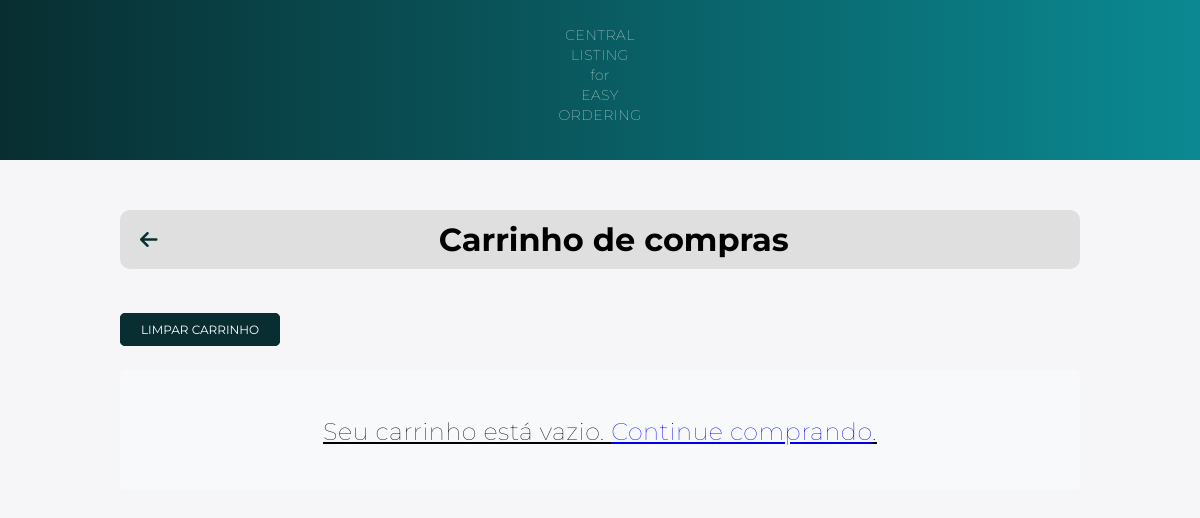
Page /cart/ (signed in) on the earlier database version.
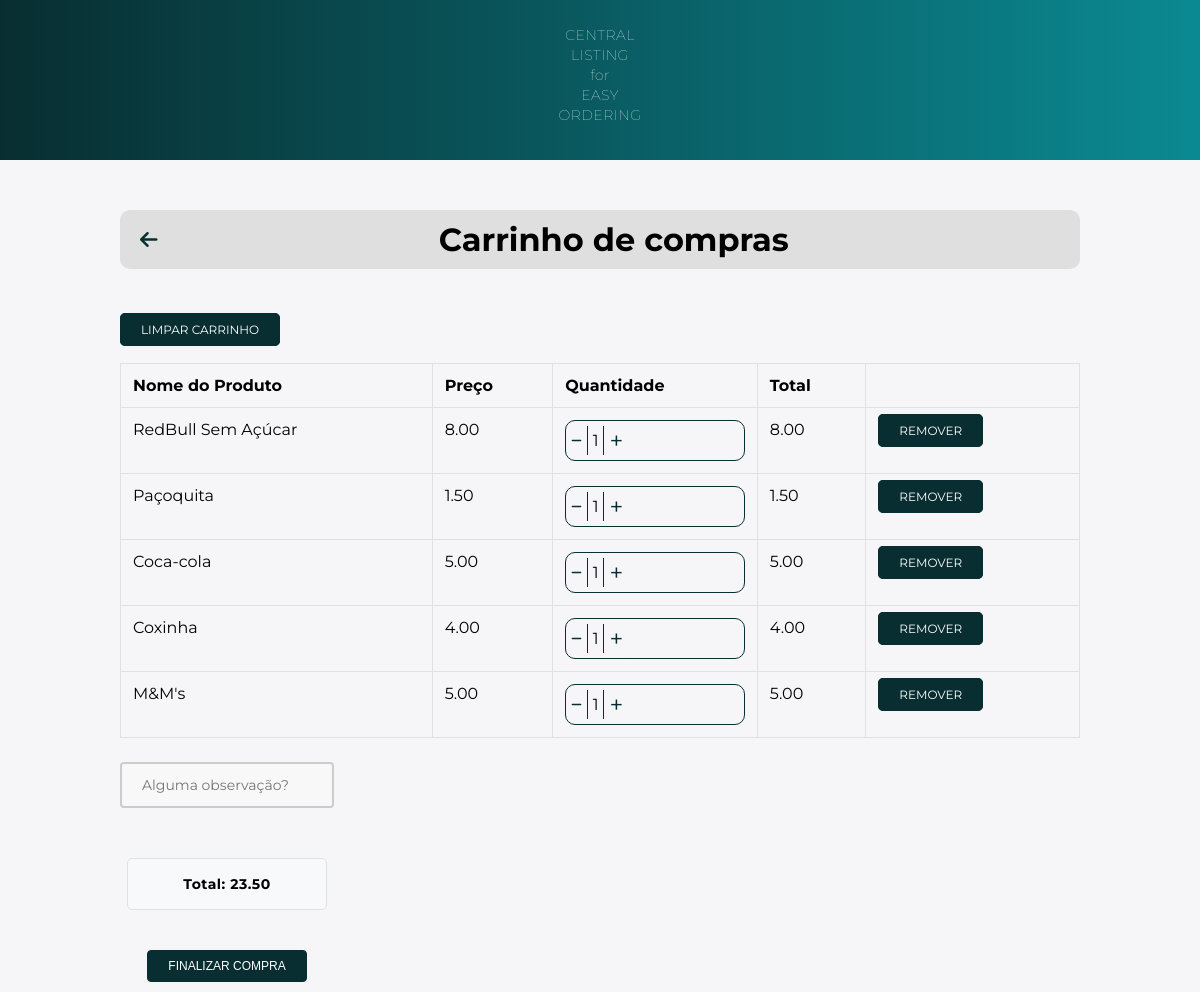
Same page on the later database version.
### main/models.py (models this page shows, shortened)
class Cart(models.Model):
    user = models.ForeignKey(User, on_delete=models.CASCADE)
    product = models.ForeignKey(FoodProduct, on_delete=models.CASCADE)
    quantity = models.PositiveBigIntegerField(default=1)

class FoodProduct(models.Model):
    name = models.CharField(max_length=255)
    price = models.DecimalField(max_digits=10, decimal_places=2)
    image = models.ImageField(upload_to='static/food_products/', default="static/food_products/default")
    description = models.TextField()
    ingredients = models.ManyToManyField(Ingredients, blank=True)
    categoria = models.ForeignKey(Categoria, on_delete=models.CASCADE, null=True)

### main/views.py (the view)
# urls.py: path('cart/', views.cart, name='cart'),
@login_required(login_url='login')
def cart(request):
    cart_items = Cart.objects.filter(user=request.user)
    cart_items_total = []
    for item in cart_items:
        total = item.product.price * item.quantity
        cart_items_total.append((item, total))
    cart_total = sum([total for _, total in cart_items_total])
    if request.method == "POST":
        form = CartForm(request.POST)
        if form.is_valid():
            text_box_obs_value = form.cleaned_data.get('text_box_obs', '')
            if not text_box_obs_value:
                text_box_obs_value = 'nenhuma'
            cart_obs = CartObs(user=request.user, text_box_obs=text_box_obs_value)
            cart_obs.save()
            return redirect('payment')
    else:
        form = CartForm()
    context = {
        'cart_items_total': cart_items_total,
        'cart_total': cart_total,
        'form': form,
    }
    return render(request, 'cart.html', context)

### main/forms.py
class CartForm(forms.Form):
    text_box_obs = forms.CharField(widget=forms.Textarea(attrs={'rows': 4, 'placeholder': 'Alguma observação?'}), required=False)

### templates/cart.html (shortened to what this page needs)
{% load static %}
<!DOCTYPE html>
<html>
<head>
    <link rel="stylesheet" type="text/css" href="{% static './css/cart.css' %}">
    <link rel="stylesheet" href="https://cdnjs.cloudflare.com/ajax/libs/font-awesome/6.4.0/css/all.min.css" />
</head>
<body>
    <nav>
        <p>CENTRAL<br>LISTING<br>for<br>EASY<br>ORDERING</p>
    </nav>
    <div class="container">
        <div class="top-bar">
            <a href="{% url 'home' %}" class="back-to-home">
                <i class="fas fa-arrow-left"></i>
            </a>
            <h1 class="top-bar-title">Carrinho de compras</h1>
        </div>
    </div>
    <div class="container_clear_cart">
    <a href="{% url 'clear_cart' %}" class="btn btn-danger clear-cart-btn" name="clearCart">Limpar carrinho</a>
    </div>
    <div class="container">
        <div class="row">
            <div class="col-12">
                {% if cart_items_total %}
                <div class="table-container">
                <table class="table table-bordered">
                    <thead>
                        <tr>
                            <th>Nome do Produto</th>
                            <th>Preço</th>
                            <th>Quantidade</th>
                            <th>Total</th>
                            <th></th>
                        </tr>
                    </thead>
                    <tbody>
                        {% for item, total in cart_items_total %}
                        <tr>
                            <td>{{ item.product.name }}</td>
                            <td>{{ item.product.price }}</td>
                            <td>
                                <div class="quantity-box">
                                    <a href="{% url 'decrement_quantity' item.product.id %}" class="fa-sharp fa-solid fa-minus btn-sm minus-link" style="text-decoration: none" name="decreaseCart"></a>
                                    <span class="quantity-number">{{ item.quantity }}</span>
                                    <a href="{% url 'increment_quantity' item.product.id %}" class="fa-light fa-plus btn-sm plus-link" style="text-decoration: none" name="increaseCart"></a>
                                </div>
                            </td>
                            <td>{{ total }}</td>
                            <td>
                                <a href="{% url 'remove_from_cart' item.product.id %}" class="btn btn-danger btn-sm" name="removeCart">Remover</a>
                            </td>
                        </tr>
                        {% endfor %}
                    </tbody>
                </table>
            </div>
            {% if cart_items_total %}
                <div class="bottom-container">
                    <form id="cartForm" method="POST">
                        <div class="observation-container">
                          <input type="text" name="{{ form.text_box_obs.name }}" class="observation-box" placeholder="Alguma observação?"/>
                        </div>
                        <div class="total-and-button-container">
                          <div class="total-box">
                            <p class="total-text">Total: {{ cart_total }}</p>
                          </div>
                          <div class="checkout-btn-container">
                            <button type="button" class="btn btn-primary" id="finalizarCompraBtn">Finalizar Compra</button>
                          </div>
                        </div>
                      </form>
                    </div>
            {% endif %}
                {% else %}
                <div class="empty-cart-message">
                    <p>Seu carrinho está vazio. <a href="{% url 'home' %}">Continue comprando</a>.</p>
                </div>
                {% endif %}
            </div>
        </div>
    </div>
</body>
</html>

### static/css/cart.css (style rules this page uses)
* { box-sizing: border-box; margin: 0; padding: 0; }
body { background: #f6f5f7; font-family: 'Montserrat', sans-serif; }
nav { background: linear-gradient(90deg, #082E31, #0b8992); padding: 5px; text-align: center; font-size: 15px; font-weight: bold; width: 100%; color: #fff; margin-bottom: 50px; }
p { font-size: 14px; font-weight: 100; line-height: 20px; letter-spacing: 0.5px; margin: 20px 0 30px; }
.container { width: 80%; margin: 0 auto; position: relative; }
.container_clear_cart { width: 80%; margin: 0 auto; position: relative; padding-top: 30px; }
.table { width: 100%; margin-bottom: 1rem; background-color: transparent; border-collapse: collapse; }
.table-bordered { border: 1px solid #dee2e6; }
.table-bordered th, .table-bordered td { border: 1px solid #dee2e6; }
th { text-align: inherit; padding: 0.75rem; vertical-align: top; border-top: 1px solid #dee2e6; }
td { padding: 0.75rem; vertical-align: top; border-top: 1px solid #dee2e6; }
.btn { text-transform: uppercase; font-size: 12px; padding: 8px 20px; border-radius: 5px; cursor: pointer; text-decoration: none; }
.btn-danger { background-color:#082E31; color: #fff; border: 1px solid #082E31; }
.btn-sm { font-size: 0.875rem; padding: 0.25rem 0.5rem; border-radius: 0.2rem; }
.plus-link { padding: 5px 5px; display: inline-block; background-color: #f6f5f7; color: #082E31; font-size: 24px }
.minus-link { padding: 5px 5px; display: inline-block; background-color: #f6f5f7; color: #082E31; font-size: 12px }
.quantity-box { display: flex; align-items: center; border: 1px solid #082E31; border-radius: 10px; box-sizing: 1px; }
.quantity-number { display: inline-block; padding: 5px 5px; border-left: 1px solid #082E31; border-right: 1px solid #082E31; }
.top-bar { display: flex; align-items: center; padding: 10px 20px; background-color: #dfdfdf; border-radius: 10px; width: 100%; margin-bottom: 20px; position: relative; }
.top-bar-title { flex-grow: 1; margin: 0; font-size: 32px; text-align: center; }
.back-to-home { color: #082E31; font-size: 20px; margin-right: 10px; }
.clear-cart-btn { margin-top: 15px; margin-bottom: 15px; }
.total-box { background-color: #f8f9fa; border: 1px solid #dee2e6; padding: 15px; margin-bottom: 20px; border-radius: 5px; width: 100%; max-width: 200px; text-align: center; right: 0; }
.total-text { margin: 0; font-weight: bold; }
.table-container { margin-top: 25px; }
.observation-box { width: 100%; padding: 12px 20px; margin: 8px 0; box-sizing: border-box; border: 2px solid #ccc; border-radius: 4px; background-color: #f8f8f8; resize: none; font-size: 14px; font-family: inherit; margin-bottom: 10px; }
.btn-primary { background-color: #082E31; border: 1px solid #082E31; color: #fff; padding: 8px 20px; font-size: 12px; border-radius: 4px; cursor: pointer; transition: all 0.3s; }
.observation-container { display: flex; align-items: center; justify-content: space-between; margin-bottom: 20px; }
.total-box { margin-top: 20px; margin-top: 20px; }
.bottom-container { display: flex; justify-content: space-between; align-items: center; flex-wrap: wrap; }
.checkout-btn-container { padding: 10px 0; }
.total-and-button-container { display: flex; flex-direction: column; align-items: center; justify-content: center; gap: 10px; }

Differences in the rows shown:
added Cart: product.name "RedBull Sem Açúcar", product.price "8.00", quantity "1", total "8.00"
added Cart: product.name "Paçoquita", product.price "1.50", quantity "1", total "1.50"
added Cart: product.name "Coca-cola", product.price "5.00", quantity "1", total "5.00"
added Cart: product.name "Coxinha", product.price "4.00", quantity "1", total "4.00"
added Cart: product.name "M&M's", product.price "5.00", quantity "1", total "5.00"
Other differences:
{{ cart_total }}: (not shown) → "23.50"
text no longer shown: "Seu carrinho está vazio. Continue comprando ."
text now shown: "Nome do Produto Preço Quantidade Total Total: FINALIZAR COMPRA"
